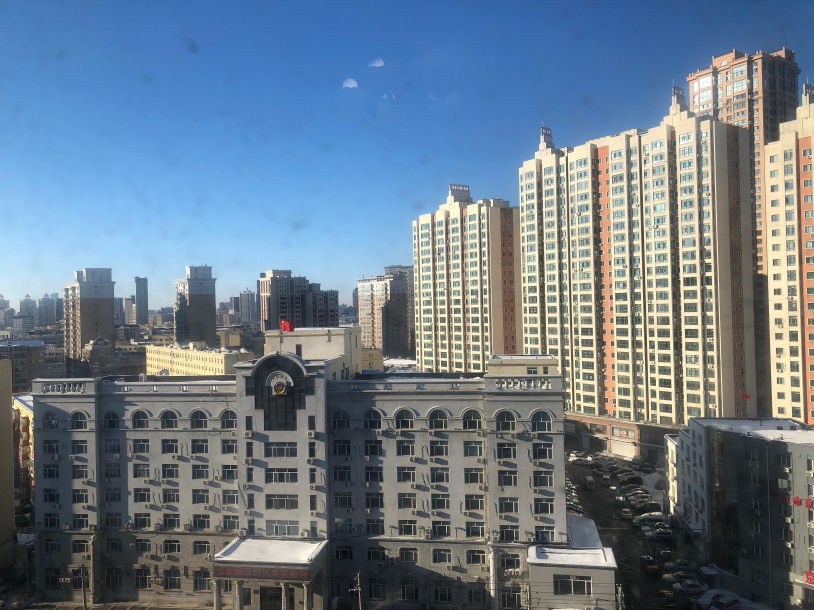
#> input picture teacher/lab2/图像匹配拼接/pysift/right.jpg, 2442 x 1830 px, found by its file name (shown at 1/3 size)
$ python 1.py
#> lines starting #> are read from the running program, lines starting #| are printed output that depends on the picture
#> further down, image_right is the input picture: shape (1830, 2442, 3); mean B, G, R 138, 123, 106.6
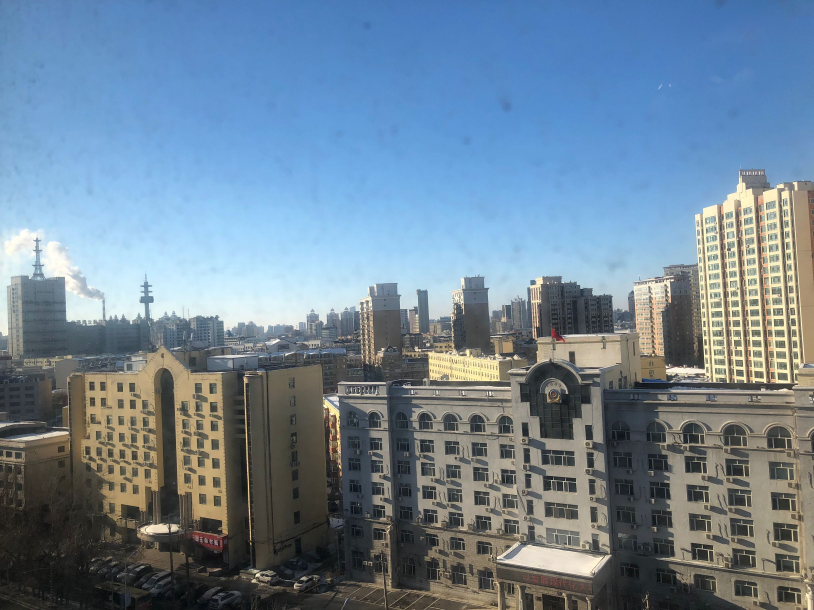
#> input picture teacher/lab2/图像匹配拼接/pysift/left.jpg, 2442 x 1830 px, found by its file name (shown at 1/3 size)
#> further down, image_left is the input picture: shape (1830, 2442, 3); mean B, G, R 149.5, 131.8, 111.1
import sys
import cv2
import numpy as np

def compute_homography(src_pts, dst_pts):

    """ 请在此处开始编写你的代码：

    计算单应矩阵 H。

    :param src_pts: 源点坐标
    :param dst_pts: 目标点坐标
    :return: 单应矩阵 H

   将源点坐标(src_pts)变换到目标点坐标(dst_pts)：

    1. 根据输入的源点坐标和目标点坐标,构建一个线性方程组。每对对应的源点和目标点可以提供两个方程。

       其中(x, y)是源点坐标,(u, v)是目标点坐标,h11到h33是单应矩阵H的9个元素。

    2. 将所有点对产生的方程系数存储在矩阵A中。A的每一行对应一个方程的系数。

    3. 使用奇异值分解(SVD)求解方程组Ah=0的解,其中h是单应矩阵H的9个元素组成的列向量。SVD分解得到的矩阵V的最后一列对应最小奇异值,即为方程组的解。

    4. 将解向量重塑为3x3矩阵,并将其除以H[3,3]进行归一化处理,得到最终的单应矩阵H。

    总的来说,通过构建线性方程组并使用SVD求解,得到了将源点变换到目标点的单应矩阵H。单应矩阵H可用于对图像进行变换,实现图像配准、拼接等操作。

    """
    num_points = src_pts.shape[0]
    A = np.zeros((2 * num_points, 9)) # 初始化线性方程组矩阵

    for i in range(num_points):
        x, y = src_pts[i]
        u, v = dst_pts[i]
        A[2 * i] = [-x, -y, -1, 0, 0, 0, u * x, u * y, u] # 对应于 x 的变换方程
        A[2 * i + 1] = [0, 0, 0, -x, -y, -1, v * x, v * y, v] # 对应于 y 的变换方程

    _, _, Vt = np.linalg.svd(A)
    H = Vt[-1].reshape(3, 3) # 取最小奇异值对应的奇异向量，重塑为3x3矩阵
    H = H / H[2, 2]

    return H

def ransac_homography(src_pts, dst_pts, threshold=5.0, max_iter=2000, confidence=0.99):

    """ 请在此处开始编写你的代码：

    使用RANSAC估计单应矩阵。

    :param src_pts: 源点坐标 (N, 2)
    :param dst_pts: 目标点坐标
    :param threshold: 内点距离阈值
    :param max_iter: 最大迭代次数
    :param confidence: 置信度
    :return: 最佳单应矩阵 H 和内点掩码

    这个代码模块使用RANSAC算法估计单应矩阵,其思路如下:

    1. RANSAC算法通过反复随机抽样和估计模型参数,从包含异常值的数据中求解最优模型。

    2. 在每次迭代中,随机选择4对源点和目标点,用这4对点计算出一个单应矩阵H。

    3. 使用计算出的单应矩阵H将所有源点变换到目标点的坐标系,并计算变换后的源点与实际目标点之间的距离(残差)。

    4. 根据残差和给定的阈值,判断每个点是否为内点(即符合当前估计的单应矩阵的点)。同时更新最佳单应矩阵和对应的内点数量。

    5. 重复步骤2-4,直到达到最大迭代次数或者内点数量占总点数的比例超过给定的置信度。最终返回最佳单应矩阵和内点掩码。

    通过RANSAC算法,可以在存在噪声和异常值的情况下,鲁棒地估计出最优的单应矩阵,用于图像配准和拼接任务。

    """
    num_pts = src_pts.shape[0]
    best_inliers = None
    best_H = None
    iteration = 0
    best_inlier_count = 0

    while iteration < max_iter:
        indices = np.random.choice(num_pts, 4, replace=False)
        src_sample = src_pts[indices]
        dst_sample = dst_pts[indices]

        H_candidate = compute_homography(src_sample, dst_sample)

        src_homog = np.column_stack((src_pts, np.ones(num_pts))) #  将 src_pts 的 x,y 坐标和一个全1的列向量堆叠起来
        dst_homog_pred = np.dot(H_candidate, src_homog.T).T
        dst_homog_pred /= dst_homog_pred[:, 2][:, np.newaxis]  # 将变换后的齐次坐标 𝑥′,𝑦′,𝑤′ 归一化，使得每个点的第三个坐标为1

        # 计算变换后的点与实际目标点之间的欧几里得距离
        errors = np.sqrt((dst_homog_pred[:, 0] - dst_pts[:, 0]) ** 2 + (dst_homog_pred[:, 1] - dst_pts[:, 1]) ** 2)
        inliers = errors < threshold
        inlier_count = np.sum(inliers)

        if inlier_count > best_inlier_count:
            best_inliers = inliers
            best_H = H_candidate
            best_inlier_count = inlier_count

            # Update the number of iterations needed for a given confidence level
            inlier_ratio = best_inlier_count / num_pts  # 内点比例
            n_estimated = np.log(1 - confidence) / np.log(1 - inlier_ratio ** 4)
            max_iter = min(max_iter, int(n_estimated))

        iteration += 1

    if best_H is not None:
        return best_H, best_inliers.astype(int)
    else:
        return None, None

def Panorama_stitching(image_right, image_left, downscale_factor=2):
    # -------------------- 特征提取与匹配（你的原代码，保持不变） --------------------
#> called with downscale_factor = 2
    image_right_downscaled = cv2.resize(image_right, None, fx=1/downscale_factor, fy=1/downscale_factor)
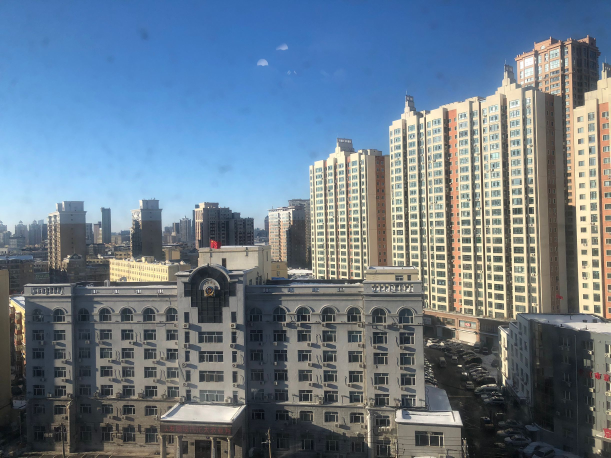
#> image_right_downscaled: shape (915, 1221, 3) (shown at 1/2 size); mean B, G, R 138.1, 123.1, 106.7
    image_left_downscaled = cv2.resize(image_left, None, fx=1/downscale_factor, fy=1/downscale_factor)
    gray_right = cv2.cvtColor(image_right_downscaled, cv2.COLOR_BGR2GRAY)
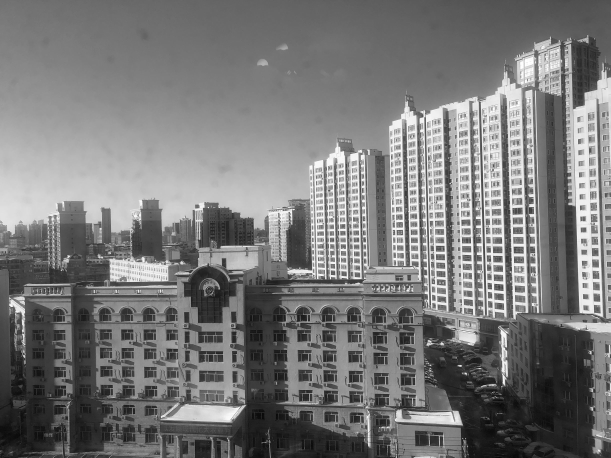
#> gray_right: shape (915, 1221) (shown at 1/2 size); min 3, max 255, mean 119.9
    gray_left = cv2.cvtColor(image_left_downscaled, cv2.COLOR_BGR2GRAY)
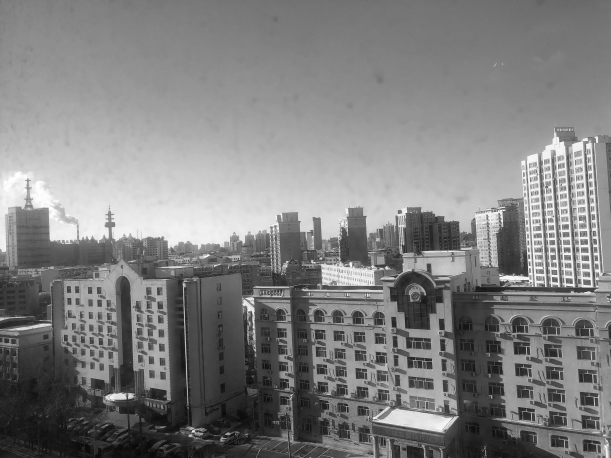
#> gray_left: shape (915, 1221) (shown at 1/2 size); min 4, max 255, mean 127.7
    sift = cv2.SIFT_create()
    kp_r, des_r = sift.detectAndCompute(gray_right, None)
#> kp_r = 6934 keypoints; strongest (x, y, size): (921, 731, 2.9), (932, 747, 2.6), (960, 737, 1.9), (860, 741, 2)
    kp_l, des_l = sift.detectAndCompute(gray_left, None)
#> kp_l = 5083 keypoints; strongest (x, y, size): (629, 525, 2.2), (510, 700, 2.4), (773, 536, 4.3), (1092, 572, 2.3)
    bf = cv2.BFMatcher()
    matches = bf.knnMatch(des_r, des_l, k=2)
#> matches = 6934 matches
    good_matches = []
    for m, n in matches:
        if m.distance < 0.7 * n.distance:
            good_matches.append(m)
#> after the loop, good_matches = 1548 matches
    if len(good_matches) < 10:
        print("Not enough matches")
        return None

    src_pts = np.float32([kp_r[m.queryIdx].pt for m in good_matches]) * downscale_factor
#> src_pts = 1548 pairs, first value 32.89 to 2391.2, second value 555.8 to 1821.5
    dst_pts = np.float32([kp_l[m.trainIdx].pt for m in good_matches]) * downscale_factor
#> dst_pts = 1548 pairs, first value 40.32 to 2431.2, second value 510.6 to 1821
    H, mask = ransac_homography(src_pts, dst_pts)  # 这里用你（或老师）的 ransac 函数
#> the loop in ransac_homography, `while iteration < max_iter:` made 8 passes
#> (inlier_count, best_inlier_count, inlier_ratio, n_estimated, max_iter) on passes 1, 2, 4, 6, 7: (336, 336, 0.217, 2072.5, 2000), (935, 935, 0.604, 32.24, 32), (1000, 1000, 0.646, 24.07, 24), (1050, 1050, 0.678, 19.36, 19), (1245, 1245, 0.804, 8.5, 8)
#> inlier_count on passes 3, 5, 8: 839, 303, 704
#> after the loop in ransac_homography, `while iteration < max_iter:`: best_inlier_count = 1245; inlier_ratio = 0.804; iteration = 8; n_estimated = 8.5
#> H = [[0.538, 0.0204, 911.3], [-0.201, 0.83, 192.4], [-0.000186, -8.45e-06, 1]]; mask = 1548 values, max 1 at index 0, min 0 at index 8, mean 0.804

    # -------------------- 修正点 1：计算右图四个角的精确投影边界 --------------------
    # 获取尺寸
    h_right, w_right = image_right.shape[:2]
#> h_right = 1830; w_right = 2442
    h_left, w_left = image_left.shape[:2]
#> h_left = 1830; w_left = 2442

    # 1. 右图四个角投影并归一化
    corners_right = np.float32([[0, 0], [w_right, 0], [w_right, h_right], [0, h_right]])
    corners_right_h = np.hstack([corners_right, np.ones((4, 1))])
    warped_right = (H @ corners_right_h.T).T
#> warped_right = [[911.3, 192.4, 1], [2226.1, -297.4, 0.546], [2263.5, 1221.1, 0.53], [948.7, 1711, 0.985]]
    warped_right = warped_right[:, :2] / warped_right[:, 2:]   # (4, 2)
#> warped_right = [[911.3, 192.4], [4080.2, -545.2], [4269.8, 2303.5], [963.6, 1737.9]]

    # 2. 左图四个角（固定）
    corners_left = np.float32([[0, 0], [w_left, 0], [w_left, h_left], [0, h_left]])

    # 3. 合并所有角点，求全局边界
    all_corners = np.vstack([corners_left, warped_right])
#> all_corners = [[0, 0], [2442, 0], [2442, 1830], [0, 1830], [911.3, 192.4], [4080.2, -545.2], [4269.8, 2303.5], [963.6, 1737.9]]
    X_min, Y_min = all_corners.min(axis=0)
#> X_min = 0; Y_min = -545.2
    X_max, Y_max = all_corners.max(axis=0)
#> X_max = 4269.8; Y_max = 2303.5

    # 4. 平移补偿矩阵（将负坐标平移到 0）
    T = np.array([[1, 0, -X_min], [0, 1, -Y_min], [0, 0, 1]])
#> T = [[1, 0, 0], [0, 1, 545.2], [0, 0, 1]]
    H_final = T @ H
#> H_final = [[0.538, 0.0204, 911.3], [-0.302, 0.825, 737.6], [-0.000186, -8.45e-06, 1]]

    # 5. 画布尺寸
    canvas_w = int(np.round(X_max - X_min))
#> canvas_w = 4270
    canvas_h = int(np.round(Y_max - Y_min))
#> canvas_h = 2849

    # 6. 变形右图（现在右图已平移到正坐标区域）
    panorama = cv2.warpPerspective(image_right, H_final, (canvas_w, canvas_h))
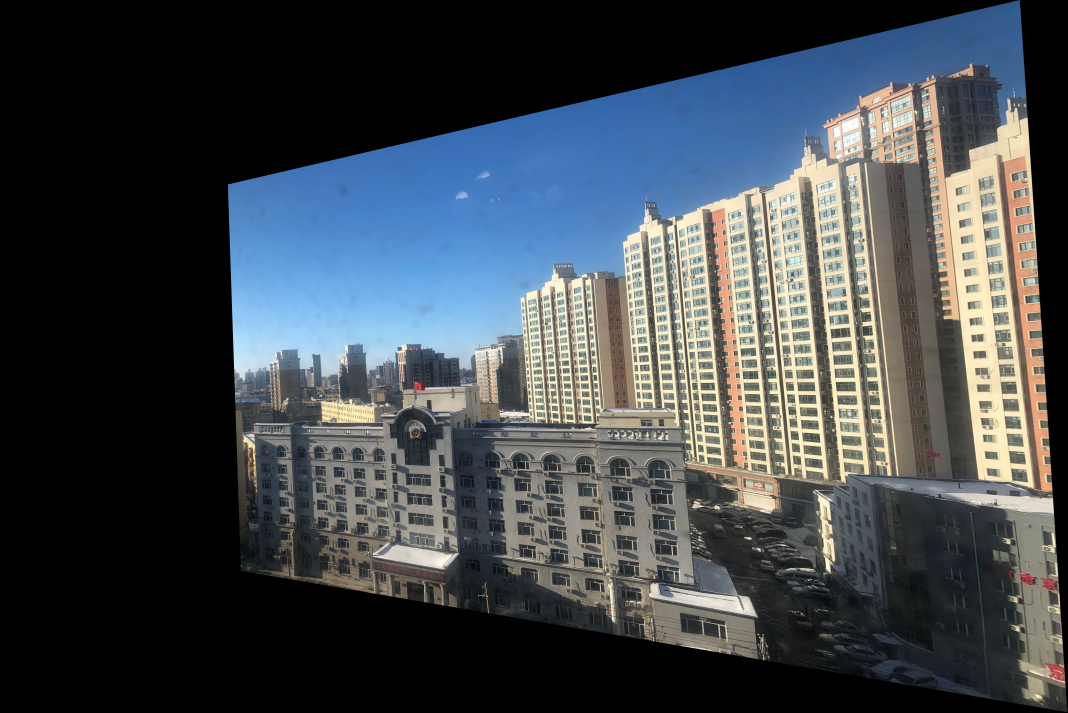
#> panorama: shape (2849, 4270, 3) (shown at 1/4 size); mean B, G, R 76, 71.2, 65.2

    # 7. 计算左图在画布上的偏移量（此时左图应在 ( -X_min, -Y_min ) 位置）
    x_offset = int(np.round(-X_min))
#> x_offset = 0
    y_offset = int(np.round(-Y_min))
#> y_offset = 545

    # 8. 将左图放置到画布上（直接覆盖，后续再处理重叠区域的融合）
    panorama[y_offset : y_offset + h_left, x_offset : x_offset + w_left] = image_left
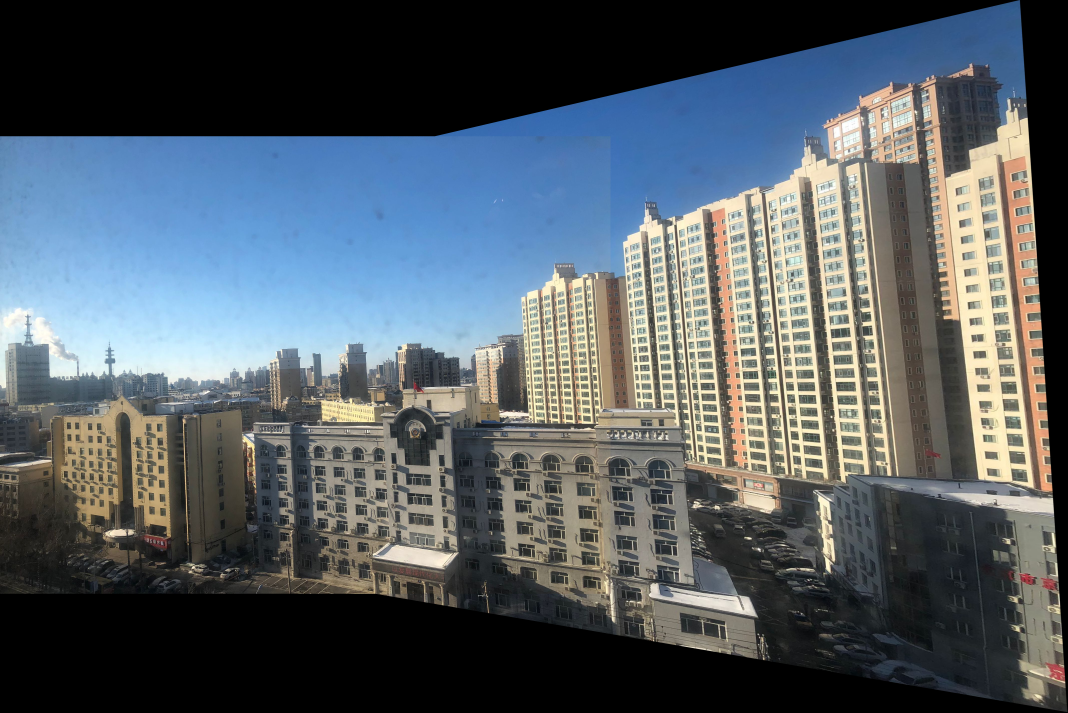
#> panorama: shape (2849, 4270, 3) (shown at 1/4 size); mean B, G, R 98.3, 92.2, 83.6

    # 计算重叠区域的水平范围（X 轴方向）
    overlap_start = max(0, x_offset)
#> overlap_start = 0
    overlap_end = min(canvas_w, x_offset + w_left)
#> overlap_end = 2442
    overlap_width = overlap_end - overlap_start
#> overlap_width = 2442

    if overlap_width > 0:
        # 逐列生成渐变的 alpha 值（从左侧的 1 平滑过渡到右侧的 0）
        alpha = np.linspace(1, 0, overlap_width).reshape(1, overlap_width, 1)
#> alpha = 2442 values, max 1 at index 0, min 0 at index 2441, mean 0.5

        # 提取重叠区域的左图和右图
        left_region = panorama[y_offset:y_offset + h_left, overlap_start:overlap_end]
        right_region = panorama[y_offset:y_offset + h_left, overlap_start:overlap_end]  # 实际上是右图变形后的结果

        # 加权混合
        blended_region = alpha * left_region + (1 - alpha) * right_region
        panorama[y_offset:y_offset + h_left, overlap_start:overlap_end] = blended_region

    # -------------------- 保存与返回 --------------------
    print("Homography matrix:\n", H)
#| Homography matrix:
#|  [[ 5.38409411e-01  2.04402533e-02  9.11271310e+02]
#|  [-2.00603504e-01  8.29823264e-01  1.92424140e+02]
#|  [-1.86086909e-04 -8.45288113e-06  1.00000000e+00]]
    print(f"Matches ratio: {len(good_matches) / len(matches):.2f}")
#| Matches ratio: 0.22

    # 绘制匹配图（略）
    draw_params = dict(matchColor=(0, 255, 0), singlePointColor=None, matchesMask=mask.tolist(), flags=2)
#> draw_params = 4 items
    img_matches = cv2.drawMatches(image_right_downscaled, kp_r, image_left_downscaled, kp_l, good_matches, None, **draw_params)
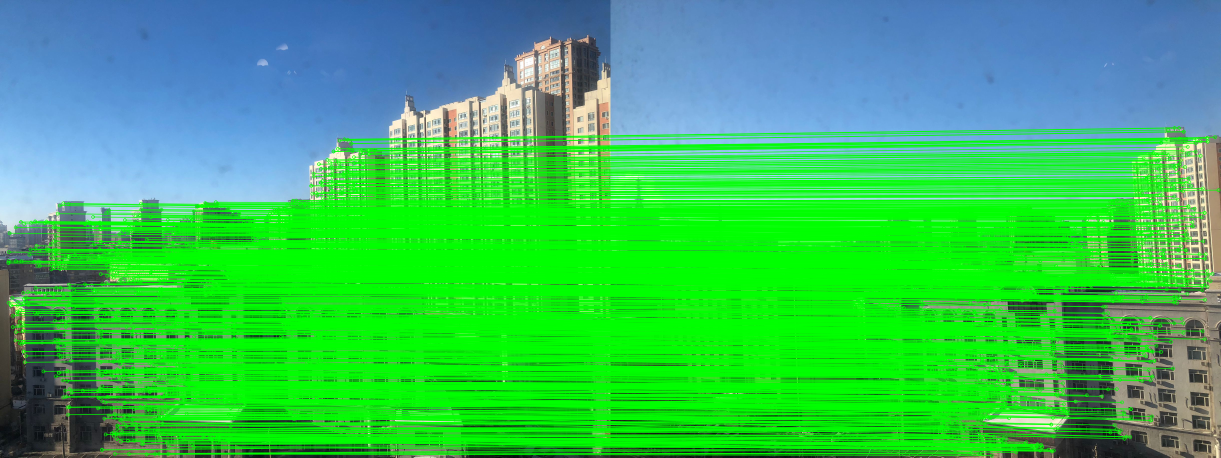
#> img_matches: shape (915, 2442, 3) (shown at 1/2 size); mean B, G, R 90.3, 189.7, 55.6
    cv2.imwrite('matches.jpg', img_matches)

    return panorama

# 主程序
if (__name__ == "__main__"):
    # 读取左右图像
    image_right = cv2.imread(r'C:\ZC\HIT\Compulsory_Courses\CV\CV_lab\mine\lab2\data\right.jpg')
    image_left = cv2.imread(r'C:\ZC\HIT\Compulsory_Courses\CV\CV_lab\mine\lab2\data\left.jpg')

    # 调用全景拼接函数，得到全景图像
    panorama = Panorama_stitching(image_right, image_left)

    # 判断全景图像是否为空，如果不为空则显示并保存全景图像
    if panorama is not None:
        # 显示全景图像
        # cv2.imshow('Panorama', panorama)
        result_path = r'C:\ZC\HIT\Compulsory_Courses\CV\CV_lab\mine\lab2\results\panorama.jpg'
        cv2.imwrite(result_path, panorama)  # 保存全景图像
        # cv2.waitKey(0)
    else:
        print("Panorama stitching failed.")

    # cv2.destroyAllWindows()
    sys.exit(0)
#> (the program exits here)
